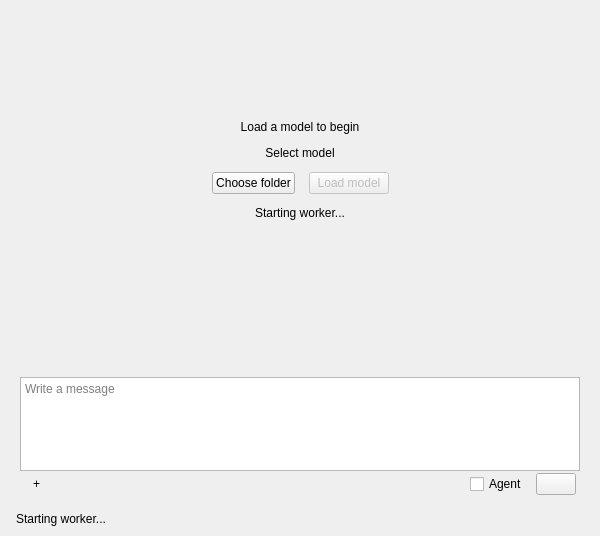
<?xml version="1.0" encoding="UTF-8"?>
<ui version="4.0">
 <class>ChatView</class>
 <widget class="QWidget" name="ChatView">
  <property name="windowTitle">
   <string>Chat</string>
  </property>
  <layout class="QVBoxLayout" name="rootLayout" stretch="1,0,0">
   <property name="leftMargin">
    <number>16</number>
   </property>
   <property name="topMargin">
    <number>16</number>
   </property>
   <property name="rightMargin">
    <number>16</number>
   </property>
   <property name="bottomMargin">
    <number>10</number>
   </property>
   <property name="spacing">
    <number>9</number>
   </property>
   <item>
    <widget class="QStackedWidget" name="contentStack">
     <property name="currentIndex">
      <number>0</number>
     </property>
     <widget class="QWidget" name="modelGuidePage">
      <layout class="QVBoxLayout" name="modelGuideLayout">
       <property name="spacing">
        <number>12</number>
       </property>
       <property name="leftMargin">
        <number>24</number>
       </property>
       <property name="topMargin">
        <number>24</number>
       </property>
       <property name="rightMargin">
        <number>24</number>
       </property>
       <property name="bottomMargin">
        <number>24</number>
       </property>
       <item>
        <spacer name="guideTopSpacer">
         <property name="orientation">
          <enum>Qt::Vertical</enum>
         </property>
         <property name="sizeHint" stdset="0">
          <size>
           <width>20</width>
           <height>80</height>
          </size>
         </property>
        </spacer>
       </item>
       <item>
        <widget class="QLabel" name="guideTitleLabel">
         <property name="text">
          <string>Load a model to begin</string>
         </property>
         <property name="alignment">
          <set>Qt::AlignCenter</set>
         </property>
        </widget>
       </item>
       <item alignment="Qt::AlignHCenter">
        <widget class="QLabel" name="guideModelNameLabel">
         <property name="minimumSize">
          <size>
           <width>520</width>
           <height>0</height>
          </size>
         </property>
         <property name="maximumSize">
          <size>
           <width>600</width>
           <height>16777215</height>
          </size>
         </property>
         <property name="text">
          <string>Select model</string>
         </property>
         <property name="alignment">
          <set>Qt::AlignCenter</set>
         </property>
        </widget>
       </item>
       <item>
        <layout class="QHBoxLayout" name="guideActionLayout">
         <property name="spacing">
          <number>14</number>
         </property>
         <item>
          <spacer name="guideLeftSpacer">
           <property name="orientation">
            <enum>Qt::Horizontal</enum>
           </property>
           <property name="sizeHint" stdset="0">
            <size>
             <width>40</width>
             <height>20</height>
            </size>
           </property>
          </spacer>
         </item>
         <item>
          <widget class="QPushButton" name="guideSelectModelButton">
           <property name="text">
            <string>Choose folder</string>
           </property>
          </widget>
         </item>
         <item>
          <widget class="QPushButton" name="guideLoadModelButton">
           <property name="text">
            <string>Load model</string>
           </property>
           <property name="enabled">
            <bool>false</bool>
           </property>
          </widget>
         </item>
         <item>
          <spacer name="guideRightSpacer">
           <property name="orientation">
            <enum>Qt::Horizontal</enum>
           </property>
           <property name="sizeHint" stdset="0">
            <size>
             <width>40</width>
             <height>20</height>
            </size>
           </property>
          </spacer>
         </item>
        </layout>
       </item>
       <item>
        <widget class="QLabel" name="guideStatusLabel">
         <property name="text">
          <string>Starting worker...</string>
         </property>
         <property name="alignment">
          <set>Qt::AlignCenter</set>
         </property>
         <property name="wordWrap">
          <bool>true</bool>
         </property>
        </widget>
       </item>
       <item>
        <spacer name="guideBottomSpacer">
         <property name="orientation">
          <enum>Qt::Vertical</enum>
         </property>
         <property name="sizeHint" stdset="0">
          <size>
           <width>20</width>
           <height>120</height>
          </size>
         </property>
        </spacer>
       </item>
     </layout>
     </widget>
     <widget class="QWidget" name="transcriptPage">
      <layout class="QVBoxLayout" name="transcriptPageLayout">
       <property name="leftMargin">
        <number>0</number>
       </property>
       <property name="topMargin">
        <number>0</number>
       </property>
       <property name="rightMargin">
        <number>0</number>
       </property>
       <property name="bottomMargin">
        <number>0</number>
       </property>
       <property name="spacing">
         <number>0</number>
        </property>
       <item>
        <widget class="qtllm::ui::AutoHideTabWidget" name="transcriptTabs">
         <property name="contextMenuPolicy">
          <enum>Qt::ActionsContextMenu</enum>
         </property>
         <property name="tabPosition">
          <enum>QTabWidget::South</enum>
         </property>
         <property name="currentIndex">
          <number>0</number>
         </property>
         <widget class="QWidget" name="conversationTab">
          <attribute name="title">
           <string>Conversation</string>
          </attribute>
          <layout class="QVBoxLayout" name="conversationTabLayout">
           <property name="leftMargin">
            <number>0</number>
           </property>
           <property name="topMargin">
            <number>0</number>
           </property>
           <property name="rightMargin">
            <number>0</number>
           </property>
           <property name="bottomMargin">
            <number>0</number>
           </property>
           <item>
            <widget class="QScrollArea" name="conversationScroll">
             <property name="frameShape">
              <enum>QFrame::NoFrame</enum>
             </property>
             <property name="widgetResizable">
              <bool>true</bool>
             </property>
             <widget class="QWidget" name="conversationContent">
              <layout class="QVBoxLayout" name="conversationLayout">
               <property name="leftMargin">
                <number>8</number>
               </property>
               <property name="topMargin">
                <number>8</number>
               </property>
               <property name="rightMargin">
                <number>8</number>
               </property>
               <property name="bottomMargin">
                <number>8</number>
               </property>
               <property name="spacing">
                <number>4</number>
               </property>
               <item>
                <spacer name="conversationBottomSpacer">
                 <property name="orientation">
                  <enum>Qt::Vertical</enum>
                 </property>
                 <property name="sizeHint" stdset="0">
                  <size>
                   <width>20</width>
                   <height>40</height>
                  </size>
                 </property>
                </spacer>
               </item>
              </layout>
             </widget>
            </widget>
           </item>
          </layout>
         </widget>
         <widget class="QWidget" name="activityTab">
          <attribute name="title">
           <string>Activity</string>
          </attribute>
          <layout class="QVBoxLayout" name="activityTabLayout">
           <property name="leftMargin">
            <number>0</number>
           </property>
           <property name="topMargin">
            <number>0</number>
           </property>
           <property name="rightMargin">
            <number>0</number>
           </property>
           <property name="bottomMargin">
            <number>0</number>
           </property>
           <item>
            <widget class="QPlainTextEdit" name="activityLog">
             <property name="readOnly">
              <bool>true</bool>
             </property>
            </widget>
           </item>
          </layout>
         </widget>
        </widget>
       </item>
      </layout>
     </widget>
    </widget>
   </item>
   <item>
   <widget class="QWidget" name="promptComposer">
     <property name="sizePolicy">
      <sizepolicy hsizetype="Expanding" vsizetype="Maximum">
       <horstretch>0</horstretch>
       <verstretch>0</verstretch>
      </sizepolicy>
     </property>
     <property name="maximumSize">
      <size>
       <width>16777215</width>
       <height>150</height>
      </size>
     </property>
     <layout class="QVBoxLayout" name="promptLayout">
      <property name="leftMargin">
       <number>4</number>
      </property>
      <property name="topMargin">
       <number>4</number>
      </property>
      <property name="rightMargin">
       <number>4</number>
      </property>
      <property name="bottomMargin">
       <number>4</number>
      </property>
      <property name="spacing">
       <number>0</number>
      </property>
      <item>
       <widget class="QPlainTextEdit" name="promptEditor">
        <property name="minimumSize">
         <size>
          <width>0</width>
          <height>58</height>
         </size>
        </property>
        <property name="maximumSize">
         <size>
          <width>16777215</width>
          <height>94</height>
         </size>
        </property>
        <property name="placeholderText">
         <string>Write a message</string>
        </property>
       </widget>
      </item>
      <item>
       <layout class="QHBoxLayout" name="actionRow">
        <property name="leftMargin">
         <number>6</number>
        </property>
        <property name="topMargin">
         <number>2</number>
        </property>
        <property name="rightMargin">
         <number>4</number>
        </property>
        <property name="bottomMargin">
         <number>4</number>
        </property>
        <property name="spacing">
         <number>8</number>
        </property>
        <item>
         <widget class="QToolButton" name="mcpMenuButton">
          <property name="visible">
           <bool>false</bool>
          </property>
          <property name="toolTip">
           <string>Manage MCP servers</string>
          </property>
          <property name="accessibleName">
           <string>Manage MCP servers</string>
          </property>
          <property name="text">
           <string>+</string>
          </property>
          <property name="popupMode">
           <enum>QToolButton::InstantPopup</enum>
          </property>
          <property name="autoRaise">
           <bool>true</bool>
          </property>
         </widget>
        </item>
        <item>
         <widget class="QLabel" name="workspacePathLink">
          <property name="minimumSize">
           <size>
            <width>56</width>
            <height>0</height>
           </size>
          </property>
          <property name="maximumSize">
           <size>
            <width>180</width>
            <height>16777215</height>
           </size>
          </property>
          <property name="contextMenuPolicy">
           <enum>Qt::ActionsContextMenu</enum>
          </property>
          <property name="textFormat">
           <enum>Qt::PlainText</enum>
          </property>
          <property name="textInteractionFlags">
           <set>Qt::NoTextInteraction</set>
          </property>
         </widget>
        </item>
        <item>
         <spacer name="composerActionSpacer">
          <property name="orientation">
           <enum>Qt::Horizontal</enum>
          </property>
          <property name="sizeHint" stdset="0">
           <size>
            <width>40</width>
            <height>20</height>
           </size>
          </property>
         </spacer>
        </item>
        <item>
         <widget class="QLabel" name="modelPathLink">
          <property name="contextMenuPolicy">
           <enum>Qt::ActionsContextMenu</enum>
          </property>
          <property name="textFormat">
           <enum>Qt::RichText</enum>
          </property>
          <property name="textInteractionFlags">
           <set>Qt::LinksAccessibleByKeyboard|Qt::LinksAccessibleByMouse</set>
          </property>
         </widget>
        </item>
        <item>
         <widget class="qtllm::ui::ModeSwitch" name="agentModeSwitch">
          <property name="toolTip">
           <string>Switch between Chat and Agent modes</string>
          </property>
          <property name="accessibleName">
           <string>Conversation mode</string>
          </property>
          <property name="text">
           <string>Agent</string>
          </property>
          <property name="checked">
           <bool>false</bool>
          </property>
         </widget>
        </item>
        <item>
         <widget class="QPushButton" name="primaryActionButton"/>
        </item>
       </layout>
      </item>
     </layout>
    </widget>
   </item>
   <item>
    <widget class="QLabel" name="statusLabel">
     <property name="text">
      <string>Starting worker...</string>
     </property>
    </widget>
   </item>
  </layout>
  <action name="modelReloadAction">
   <property name="text">
    <string>Change or reload model</string>
   </property>
   <property name="toolTip">
    <string>Choose another model package folder</string>
   </property>
  </action>
  <action name="computeSettingsAction">
   <property name="text">
    <string>Compute settings</string>
   </property>
   <property name="toolTip">
    <string>Configure CPU and GPU placement</string>
   </property>
  </action>
  <action name="workspaceChangeAction">
   <property name="text">
    <string>Change workspace folder</string>
   </property>
   <property name="toolTip">
    <string>Select another workspace folder</string>
   </property>
  </action>
  <action name="clearConversationAction">
   <property name="enabled">
    <bool>false</bool>
   </property>
   <property name="text">
    <string>Clear conversation</string>
   </property>
   <property name="toolTip">
    <string>Clear the current conversation</string>
   </property>
  </action>
 </widget>
 <customwidgets>
  <customwidget>
   <class>qtllm::ui::ModeSwitch</class>
   <extends>QCheckBox</extends>
   <header>ModeSwitch.hpp</header>
  </customwidget>
  <customwidget>
   <class>qtllm::ui::AutoHideTabWidget</class>
   <extends>QTabWidget</extends>
   <header>AutoHideTabWidget.hpp</header>
   <container>1</container>
  </customwidget>
 </customwidgets>
 <resources/>
 <connections/>
</ui>
